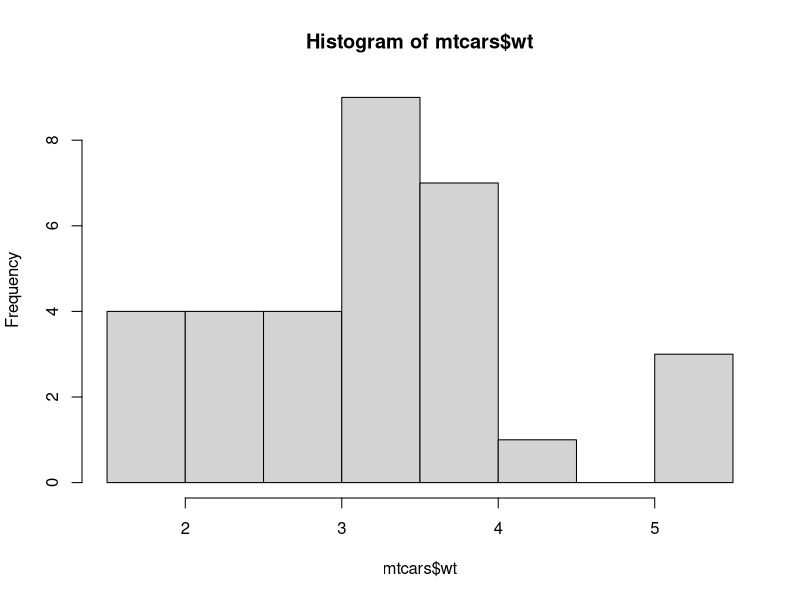
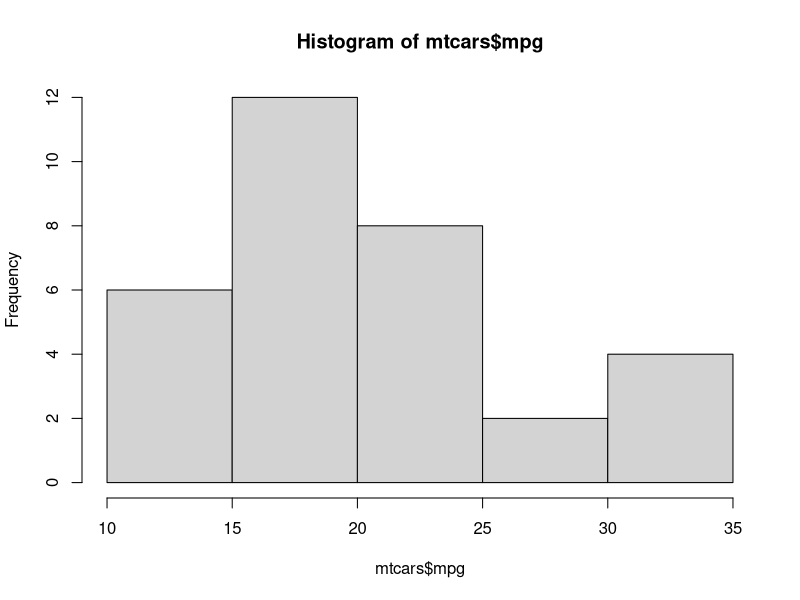
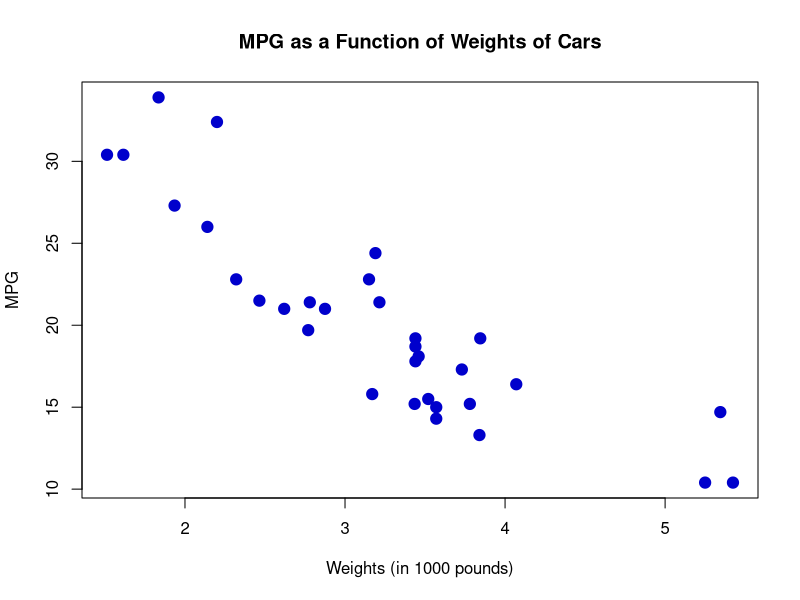

These charts were generated, in order, by the following R code:
# Things to check for scatter plot visualizer the relation between two variables
# 1. Linearity if they are liinear then that a good thing 
# 2. Scatter is continous or uniform 
# 3. Out layers can be looked for 
# 4. Correlation teh associcaate between teh two variables

library(datasets)

?mtcars 
head(mtcars)

hist(mtcars$wt)
hist(mtcars$mpg)

plot(mtcars$wt, mtcars$mpg, 
     pch = 19,    # SOid circle 
     cex = 1.5,   # make 150% size
     col ="#0000cc", 
     main = "MPG as a Function of Weights of Cars", 
     xlab = "Weights (in 1000 pounds)",
     ylab = "MPG")

# Thats why to visualize the ralation between two variables best is the scater plots

